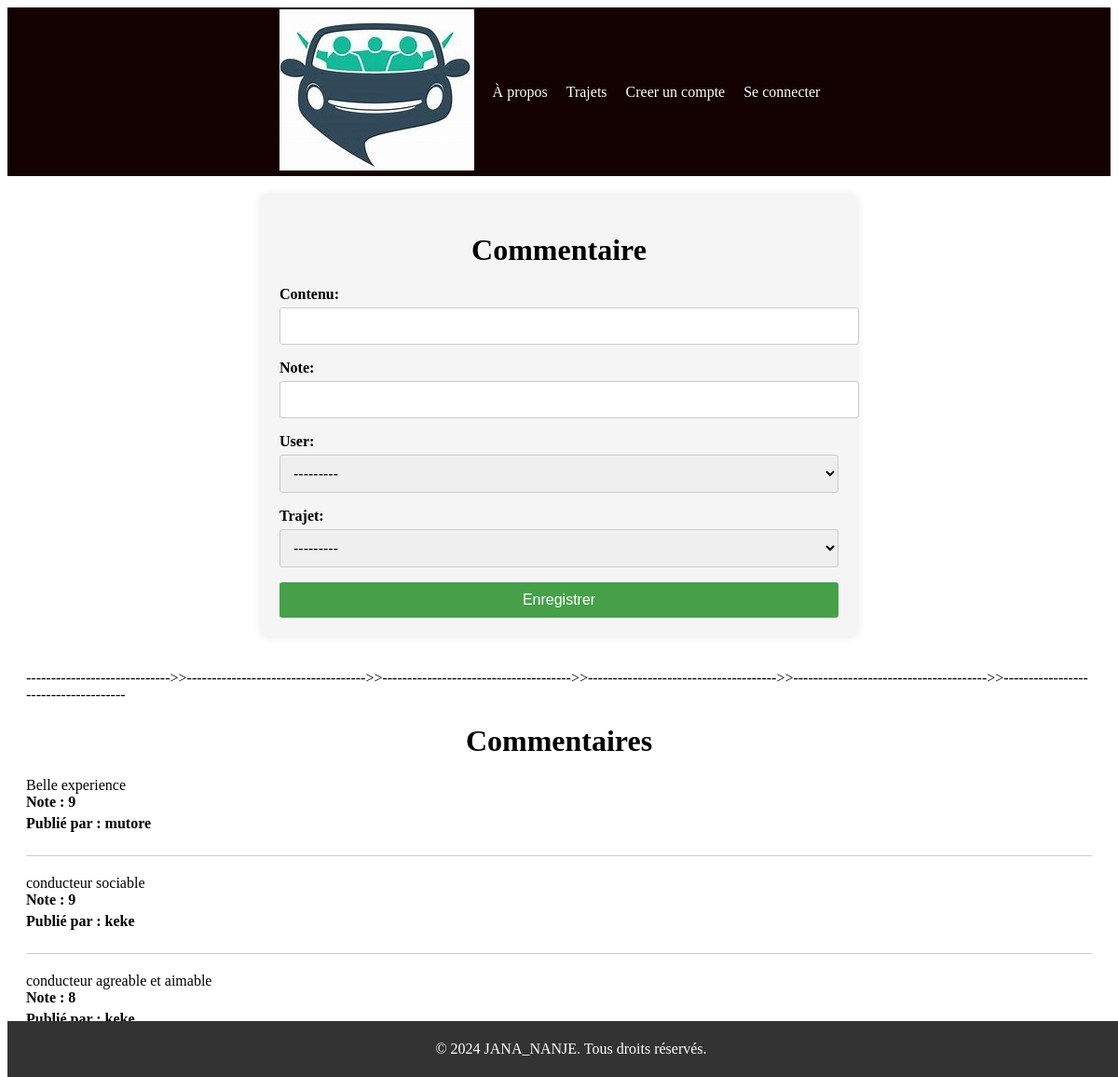
The app's page /comments/, older data.
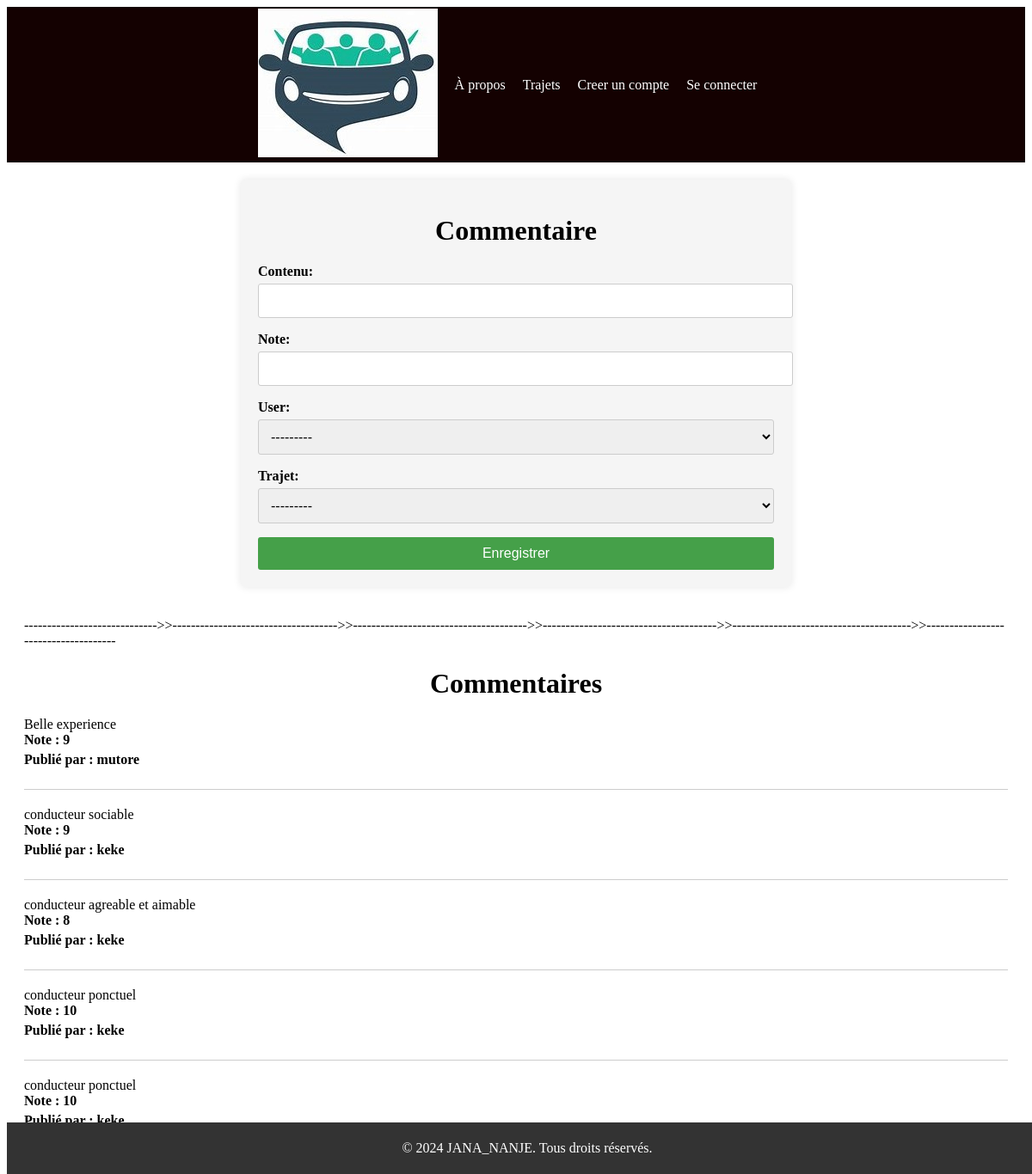
The same page, newer data.
### covoiturage/models.py (models this page shows, shortened)
class Commentaire(models.Model):
    contenu = models.TextField()
    note = models.IntegerField()
    user = models.ForeignKey(User, on_delete=models.CASCADE, null=True)
    trajet = models.ForeignKey(Trajet, on_delete=models.CASCADE, null=True)

### Stage/views.py (the view)
# urls.py: path('comments/', views.commentaires, name='commentaires'),
def commentaires(request):
    if request.method == 'POST':
        form = CommentaireForm(request.POST)
        if form.is_valid():
            note = form.cleaned_data['note']
            if note < 1 or note > 10:
                form.add_error('note', 'La note doit être comprise entre 1 et 10.')
            else:
                comment = form.save(commit=False)
                comment.user = request.user
                comment.save()
                return redirect('/comment')
    else:
        form = CommentaireForm()
        comments = Commentaire.objects.all()
    context = {
        'form': form,
        'comments': comments
    }
    return render(request, 'commentaire.html', context)

### Stage/forms.py
class CommentaireForm(forms.ModelForm):
    user = forms.ModelChoiceField(queryset=User.objects.filter())
    trajet = forms.ModelChoiceField(queryset=Trajet.objects.all())
    contenu= forms.CharField()
    note = forms.IntegerField()
    class Meta:
        model = Commentaire
        fields = '__all__'

### covoiturage/models.py (called while the page is built)
    def __str__(self):
        return f"{self.point_depart} - {self.destination}"

### templates/commentaire.html (shortened to what this page needs)
{% extends 'index.html' %}
{% load static %}
{% block section %}
  <link rel="stylesheet" href="{% static 'comment.css' %}">
    <form method="POST">
        <h1>Commentaire</h1>
        {{ form.as_p }}
        <button type="submit">Enregistrer</button>
    </form><br><br>
----------------------------->>------------------------------------>>-------------------------------------->>-------------------------------------->>--------------------------------------->>-------------------------------------
    <div class="comments">
      <h1>Commentaires</h1>
      {% if comments %}
        {% for comment in comments %}
     <article class="comments-item">
        <div class="comments-details">
          <p>{{ comment.contenu }}</p>
          <h4>Note : {{ comment.note }}</h4>
          <h4>Publié par : {{ comment.user }}</h4>
        </div>
     </article>
        {% endfor %}
    </div>
      {% else %}
      <p>Vous n'avez pas encore publié de commentaire.</p>
      {% endif %}
    </div>
{% endblock section %}

### templates/index.html (shortened to what this page needs)
{% load static %}
<!DOCTYPE html>
<html>
<head>
    <link rel="stylesheet" type="text/css" href="{% static 'styles.css' %}" >
</head>
<body>
    <div class="wrapper">
        <header>
            <nav class="nav">
                <div class="logo">
                    <img src="{% static 'logo1.1.jpeg' %}" alt="Covoiturage">
                </div>
                <ul class="nav-links">
                    <li><a href="/">À propos</a></li>
                    <li><a href='/trajet'>Trajets</a></li>
                    {% if user.is_anonymous %}
                        <li><a href="/register">Creer un compte</a></li>
                        <li><a href="/login">Se connecter</a></li>
                    {% endif %}
                </ul>
            </nav>
        </header>
        <div class="content-wrapper">
            {% block section %}{% endblock %}
        </div>
        <footer>
            <p>&copy; 2024 JANA_NANJE. Tous droits réservés.</p>
        </footer>
</body>
</html>

### static/styles.css (style rules this page uses)
:root { --primary-color: #11f8ce; --secondary-color: #2980B9; --text-color: #333333; --background-color: #F2F2F2 }
.wrapper { display: flex; flex-direction: column; }
.nav { background-color: #140101; color: #fff; padding: 2px; display: flex; justify-content: center; position: sticky; top: 0; z-index: 1000; }
.nav .logo { margin-right: 20px; }
.nav .nav-links { list-style-type: none; display: flex; align-items: center; padding: 0; }
.nav .nav-links li { margin-right: 20px; }
.nav .nav-links a { color: #fff; text-decoration: none; transition: color 0.3s ease; }
.content-wrapper { flex-grow: 1; padding: 20px; }
footer { background-color: #333; color: #fff; text-align: center; padding: 5px; position: fixed; bottom: 0; width: 100%; }

### static/comment.css (style rules this page uses)
form { max-width: 600px; margin: 0 auto; padding: 20px; background-color: #f5f5f5; border-radius: 5px; box-shadow: 0 0 10px rgba(0, 0, 0, 0.1); }
h1 { text-align: center; margin-bottom: 20px; }
form label { display: block; font-weight: bold; margin-bottom: 5px; }
form input, form textarea, form select { width: 100%; padding: 10px; border: 1px solid #ccc; border-radius: 3px; font-size: 16px; }
form button { display: block; width: 100%; padding: 10px; background-color: #45a049; color: #fff; border: none; border-radius: 3px; font-size: 16px; cursor: pointer; }
.comments-item { border-bottom: 1px solid #ccc; padding-bottom: 20px; margin-bottom: 20px; }
.comments-item:last-child { border-bottom: none; margin-bottom: 0; }
.comments-details h4 { margin-top: 0; margin-bottom: 5px; }
.comments-details p { margin: 0; }

Row changes from the older to the newer data that the page shows:
added Commentaire: contenu "conducteur ponctuel", note "10", user "keke"
added Commentaire: contenu "conducteur ponctuel", note "10", user "keke"
